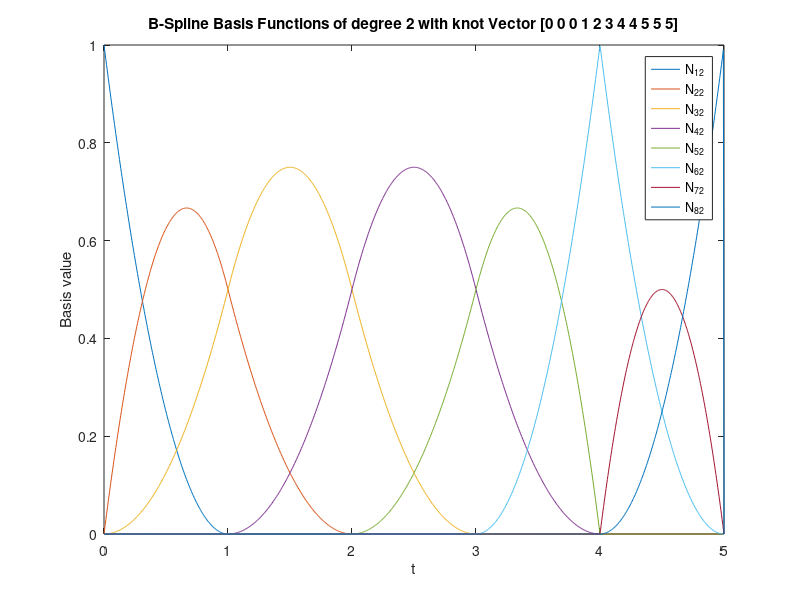
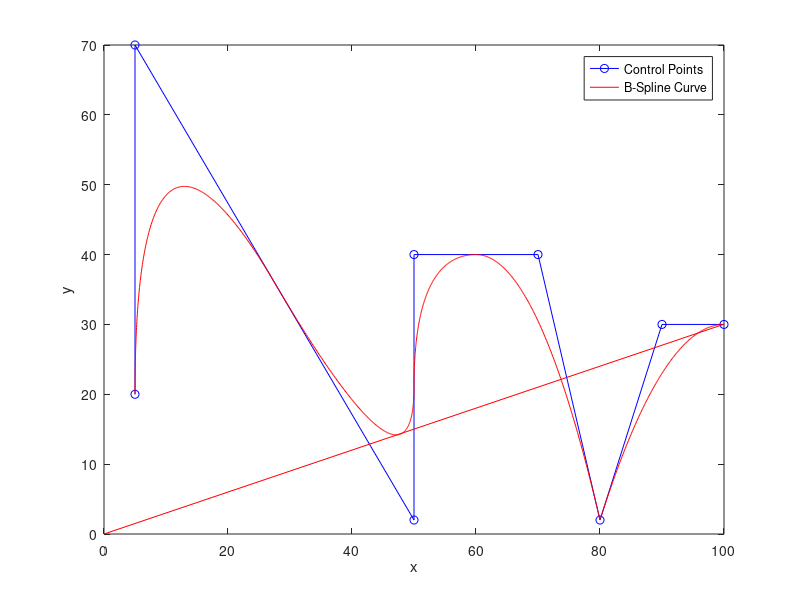

Recreate these plots in MATLAB, in order. (Note: this script raises an error after producing the figures.)
function BsplineCurve()
    knots = [0, 0, 0, 1, 2, 3, 4, 4, 5, 5, 5];
    degree = 2;
    control_points = [5, 5, 50, 50, 70, 80, 90, 100; 20, 70, 2, 40, 40, 2, 30, 30];

    basis = plot_bspline_basis(knots, degree);
    plot_bspline_curve(basis, control_points);
end

function basis = bspline_basis(i, p, t, knots)
    basis = zeros(size(t));

    for j = 1:numel(t)
        basis(j) = bspline_recursive(i, p, t(j), knots);
    end
end

function result = bspline_recursive(i, p, t, knots)
    if p == 0
        if knots(i) <= t && t < knots(i + 1)
            result = 1;
        else
            result = 0;
        end
    else
        denom1 = knots(i + p) - knots(i);
        denom2 = knots(i + p + 1) - knots(i + 1);

        if denom1 == 0
            coeff1 = 0;
        else
            coeff1 = (t - knots(i)) / denom1;
        end
        
        if denom2 == 0
            coeff2 = 0;
        else
            coeff2 = (knots(i + p + 1) - t) / denom2;
        end

        result = coeff1 * bspline_recursive(i, p - 1, t, knots) + coeff2 * bspline_recursive(i + 1, p - 1, t, knots);
    end
end

function basis = plot_bspline_basis(knots, degree)
    t = linspace(knots(1), knots(end), 1000);
    basis = zeros(length(knots) - degree - 1, length(t));

    for i = 1:length(knots) - degree - 1
        basis(i, :) = bspline_basis(i, degree, t, knots);
    end

    figure;
    for i = 1:length(knots) - degree - 1
        plot(t, basis(i, :), 'DisplayName', sprintf('N_%d_%d', i, degree));
        hold on;
    end
    hold off;
    
    legend('show');
    xlabel('t');
    ylabel('Basis value');
    title(sprintf('B-Spline Basis Functions of degree %d with knot Vector %s', degree, mat2str(knots)));
    
    disp('Basis Matrix:');
    disp(basis);
end

function plot_bspline_curve(basis, control_points)
    t = linspace(0, 1, 1000);
    curve_points = zeros(size(control_points, 1), length(t));

    for i = 1:length(t)
        for j = 1:size(control_points, 2)
            curve_points(:, i) = curve_points(:, i) + basis(j, i) * control_points(:, j);
        end
    end

    figure;
    plot(control_points(1, :), control_points(2, :), 'bo-', 'DisplayName', 'Control Points');
    hold on;
    plot(curve_points(1, :), curve_points(2, :), 'r-', 'DisplayName', 'B-Spline Curve');
    hold off;
    
    legend('show');
    xlabel('x');
    ylabel('y');
    title(sprintf('B-Spline Curve having Degree %d for knots %s', degree, mat2str(knots)));
    
    disp('B-Spline Curve Point Value of x, y:');
    disp(curve_points);
end

BsplineCurve();
